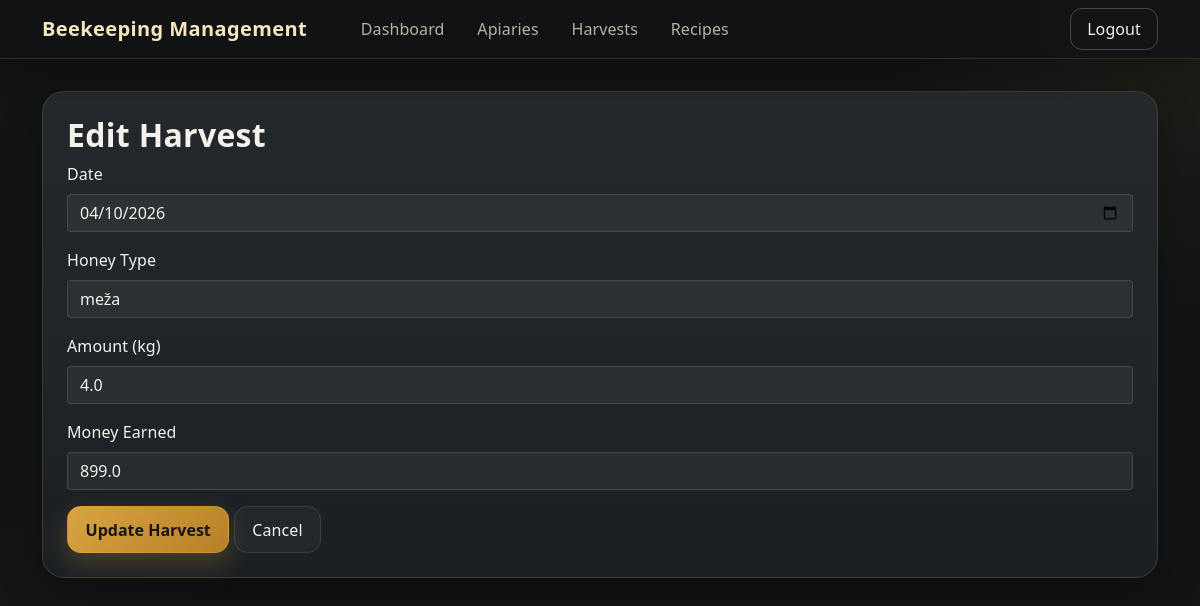
The app's page /harvests/edit/2 (signed in) with its own data.
### tables this page shows
CREATE TABLE honey_harvests (
                    id INTEGER PRIMARY KEY,
                    date TEXT NOT NULL,
                    honey_type TEXT NOT NULL,
                    amount REAL NOT NULL,
                    money_earned REAL
                , user_id INTEGER NOT NULL DEFAULT 1);

### web_app.py (the view, shortened to what this page needs)
@app.route('/harvests/edit/<int:id>', methods=['GET', 'POST'])
def edit_harvest(id):
    conn = sqlite3.connect('beekeeping.db')
    c = conn.cursor()
    c.execute("SELECT date, honey_type, amount, money_earned FROM honey_harvests WHERE id = ?", (id,))
    harvest = c.fetchone()
    conn.close()
    return render_template('edit_harvest.html', harvest=harvest, id=id)

### web_app.py (called while the page is built)
@app.before_request
def require_login():
    allowed = {"login", "register", "logout", "static", "serve_image"}  # names of view functions that don't require auth
    if request.endpoint not in allowed and not session.get("logged_in"):
        return redirect(url_for("login"))

### templates/edit_harvest.html (shortened to what this page needs)
{% extends "base.html" %}
{% block content %}
<div class="glass-panel p-4 mb-4">
<h2 class="section-title">Edit Harvest</h2>
<form method="post">
    <div class="mb-3">
        <label for="date" class="form-label">Date</label>
        <input type="date" class="form-control" id="date" name="date" value="{{ harvest[0] }}" required>
    </div>
    <div class="mb-3">
        <label for="honey_type" class="form-label">Honey Type</label>
        <input type="text" class="form-control" id="honey_type" name="honey_type" value="{{ harvest[1] }}" required>
    </div>
    <div class="mb-3">
        <label for="amount" class="form-label">Amount (kg)</label>
        <input type="number" step="0.01" class="form-control" id="amount" name="amount" value="{{ harvest[2] }}" required>
    </div>
    <div class="mb-3">
        <label for="money_earned" class="form-label">Money Earned</label>
        <input type="number" step="0.01" class="form-control" id="money_earned" name="money_earned" value="{{ harvest[3] }}">
    </div>
    <button type="submit" class="btn btn-honey">Update Harvest</button>
    <a href="{{ url_for('harvests') }}" class="btn btn-soft">Cancel</a>
</form>
</div>
{% endblock %}

### templates/base.html (style rules this page uses)
:root { --bg: #111315; --bg-soft: #171a1d; --panel: #1d2125; --panel-2: #242a2f; --border: rgba(255, 209, 102, 0.14); --text: #f3f1ea; --muted: #b8b1a3; --accent: #d9a441; --accent-hover: #e3b65f; --success-bg: #1d2b21; --success-border: #35553d; }
html, body { height: 100%; }
body { background: radial-gradient(circle at top right, rgba(217, 164, 65, 0.08), transparent 22%), radial-gradient(circle at bottom left, rgba(217, 164, 65, 0.05), transparent 20%), var(--bg); color: var(--text); font-family: "Segoe UI", Tahoma, Geneva, Verdana, sans-serif; letter-spacing: 0.1px; }
.glass-panel, .card { background: linear-gradient(180deg, rgba(36, 42, 47, 0.92), rgba(29, 33, 37, 0.96)); border: 1px solid var(--border); border-radius: 22px; box-shadow: 0 18px 40px rgba(0, 0, 0, 0.28); }
.section-title { font-weight: 700; letter-spacing: 0.3px; }
.btn { border-radius: 14px; transition: all 0.18s ease; padding: 0.65rem 1.1rem; }
.btn-primary, .btn-honey { background: linear-gradient(135deg, var(--accent), #b78027); border: 1px solid rgba(217, 164, 65, 0.30); color: #161616; font-weight: 600; box-shadow: 0 10px 24px rgba(217, 164, 65, 0.25); }
.btn-soft { background: rgba(255, 255, 255, 0.03); border: 1px solid rgba(255, 255, 255, 0.10); color: var(--text); }
.form-control, .form-select { background: rgba(255, 255, 255, 0.05); border: 1px solid rgba(255, 255, 255, 0.12); color: var(--text); box-shadow: none; }
.form-control::placeholder { color: rgba(243, 241, 234, 0.45); }

### records on screen
honey_harvests: date "04/10/2026", honey_type "meža", amount "4.0", money_earned "899.0"
